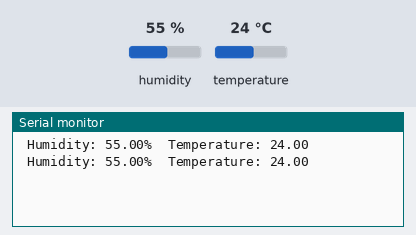
This sketch was run on a simulated Arduino Uno, built with avr-gcc and run on an emulated ATmega328P. Shown: the last lines printed to the serial monitor. Inputs (shaded band) come from the test bench; at power-on: humidity 55 %, temperature 24 °C.

Above: at 4.8 s.
4.9 s: humidity set to 22 %
At 7.0 s:
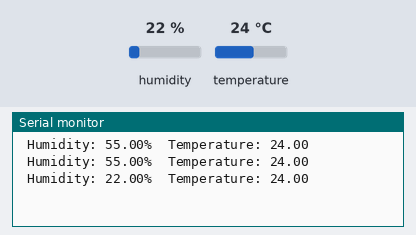
7.9 s: temperature set to 12 °C
At 9.4 s:
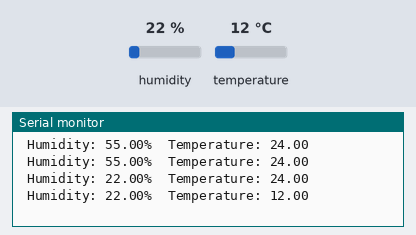
10.9 s: humidity set to 40 %
At 13.0 s:
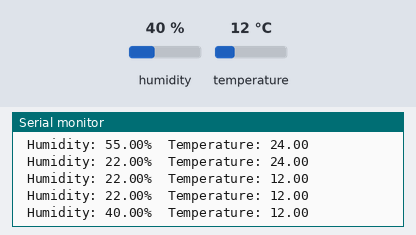
Timing chart, 0 to 14.5 s (numbered marks = the images above; inputs shaded):
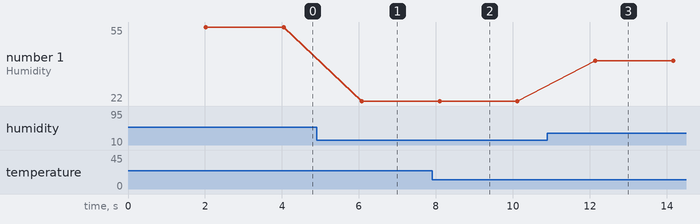

The sketch:

read.ino
```cpp
#include <DHT.h>
#include <DHT_U.h>

#define DHTPIN 15
#define DHTTYPE DHT11

float t, h;
DHT dht(DHTPIN, DHTTYPE);
void setup() {
  Serial.begin(115200);
  dht.begin();

}

void loop() {
  delay(2000);
  // put your main code here, to run repeatedly:
  t = dht.readTemperature();
  h = dht.readHumidity();
  if (isnan(t) || isnan(h)) {
    Serial.println(F("Failed to read from DHT sensor!"));
    return;
  } else {
    Serial.print(F(" Humidity: "));
    Serial.print(h);
    Serial.print(F("%  Temperature: "));
    Serial.println(t);
  }

}
```

Measured:
- after the input at 4.9 s, the serial monitor: prints a new line after 1.2 s (image 1)
- after the input at 7.9 s, the serial monitor: prints a new line after 0.20 s (image 2)
- after the input at 10.9 s, the serial monitor: prints a new line after 1.2 s (image 3)
- plotted number 1: 55 → 22 after the input at 4.9 s, 22 → 40 after the input at 10.9 s
